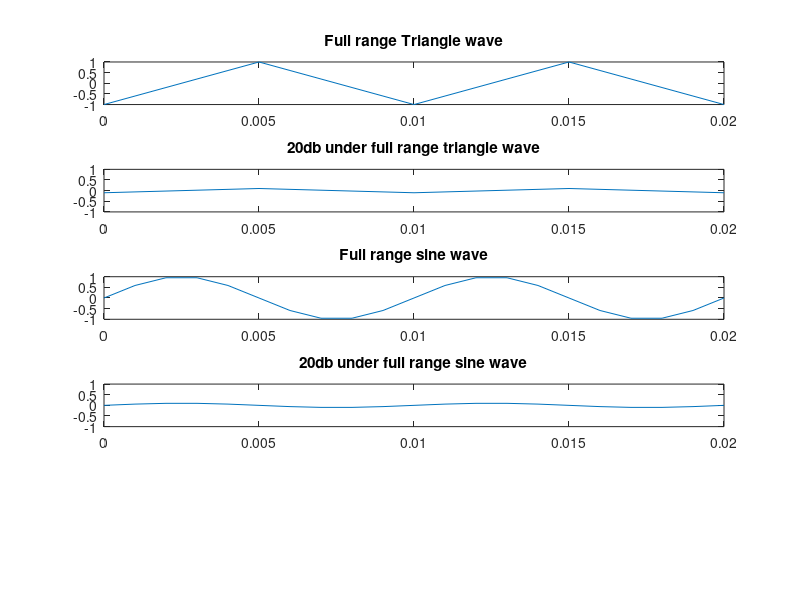

MATLAB code for this plot: (Note: this script raises an error after producing the figure.)
%--------------------------------------------------------------------------
%               Audio- / Videosignalverarbeitung
%               TU Ilmenau
%
%               Polo, Franco
%               Ribecky, Sebastian
%
%               2014
%
%               HW 01
%               
%--------------------------------------------------------------------------

clear all;
close all;
commandwindow;
clc;

%alina.rubina@tu-ilmenau.de
%Helmholtbau, H3522
%Seminar: Sr K 2026 Donn 09.00-10.30


%--------------------------------------------------------------------------
%           Homework assignment 1/3
%           Signals generation
%--------------------------------------------------------------------------

f=100;
T =1*(1/f);
Fs = f/0.1;
%Fn=f/Fs=0.1;
dt = 1/Fs;
t = 0:dt:2*T;

%Full range Triangle wave
x1 = sawtooth(2*pi*f*t,0.5);
figure(1)
set(gcf, 'name', 'Waves')
subplot (5,1,1),
plot(t,x1)
title('Full range Triangle wave')

%20db under full range triangle wave
x2 = 0.1*sawtooth(2*pi*f*t, 0.5);
figure(1)
subplot (5,1,2),
plot(t,x2)
axis ([0,(2*T),-1,1])
title('20db under full range triangle wave')

%Full range sine wave
y1=sin(2*pi*f*t);
figure(1)
subplot (5,1,3),
plot(t,y1)
title('Full range sine wave')

%20db under full range sine wave
y2=0.1*sin(2*pi*f*t);
figure(1)
subplot (5,1,4),
plot(t,y2)
axis ([0,(2*T),-1,1])
title('20db under full range sine wave')

%Audio signal
[s, Fs] = wavread('Imperial March_12.wav');
for i=1:75000
    sh(i) = s(i);
end
figure(1)
subplot (5,1,5),
plot(s),axis tight,grid on
title('Audio signal')


%What is the difference between full and under full range signals?
%Less Amplitude (?)

%--------------------------------------------------------------------------
%           Homework assignment 2/3
%           Quantization and reconstruction
%--------------------------------------------------------------------------

%stepsize
q = (1-(-1))/(2^8);

%16 bit mid-rise quantizer

%quantized full range triangle wave
xq1a = floor (x1/q);

%decodified signal
x1a = xq1a*q;
figure(2)
set(gcf, 'name', 'Mid-Rise quantization')
subplot(5,1,1),
plot(t,x1a)
title('Dequantized full range triangle wave')
%quantization error
qex1a = x1a-x1;

%quantized 20dB below full range triangle wave
xq2a = floor (x2/q);

%decodified signal
x2a = xq2a*q;
figure(2)
subplot(5,1,2),
plot(t,x2a)
title('Dequantized 20dB below full range triangle wave')
%quantization error
qex2a = x2a-x2;

%quantized full range sine wave
yq1a = floor (y1/q);

%decodified signal
y1a = yq1a*q;
figure(2)
subplot(5,1,3),
plot(t,y1a)
title('Dequantized full range sine wave')
%quantization error
qey1a = y1a-y1;

%quantized 20dB below full range sine wave
yq2a = floor (y2/q);

%decodified signal
y2a = yq2a*q;
figure(2)
subplot(5,1,4),
plot(t,y2a)
title('Dequantized 20dB below full range sine wave')
%quantization error
qey2a = y2a-y2;

%quantized audio signal
sqa = floor (s/q);

%decodified signal
sa = sqa*q;
figure(2)
subplot(5,1,5),
plot(sa)
title('Dequantized audio signal')
%quantization error
qesa = sqa-s;



%16 bit mid-tread quantizer

%quantized full range triangle wave
xq1b = round (x1/q);

%decodified signal
x1b = xq1b*q;
figure(3)
set(gcf, 'name', 'Mid-Tread')
subplot(5,1,1),
plot(t,x1b)
title('Dequantized full range triangle wave')
%quantization error
qex1b = x1b-x1;

%quantized 20dB below full range triangle wave
xq2b = round (x2/q);
xq1b = round (x1/q);

%decodified signal
x2b = xq2b*q;
figure(3)
subplot(5,1,2),
plot(t,x2b)
title('Dequantized 20dB below full range triangle wave')
%quantization error
qex2b = x2b-x2;

%quantized full range sine wave
yq1b = round (y1/q);
xq1b = round (x1/q);

%decodified signal
y1b = yq1b*q;
figure(3)
subplot(5,1,3),
plot(t,y1b)
title('Dequantized full range sine wave')
%quantization error
qey1b = y1b-y1;

%quantized 20dB below full range sine wave
yq2b = round (y2/q);
xq1b = round (x1/q);

%decodified signal
y2b = yq2b*q;
figure(3)
subplot(5,1,4),
plot(t,y2b)
title('Dequantized 20dB below full range sine wave')
%quantization error
qey2b = y2b-y2;

%quantized audio signal
sqb = round (s/q);
xq1b = round (x1/q);
%decodified signal
sb = sqb*q;
figure(3)
subplot(5,1,5),
plot(sb)
title('Dequantized audio signal')
%quantization error
qesb = sqb-s;



%Which quantization is better and why?
%The mid-rise can be seen as more accurate, because very small values are always quantized to half the
%quantization interval, so it reacts to very small input values, but the mid-tread can save bit-rate 
%because it always quantizes very small values to zero. 
%The expectation of the quantization error power for large signals stays the same for both types.



%uLaw quantization

A=1;
mu=255;

%Full range triangular wave
for i=1:length(x1)
   if x1(i) >= 0
    sign (i) = 1;
   else sign (i)= -1;
   end
   
   x1u(i)= sign (i)*((log(1+(255*abs(x1(i)/max(x1)))))/(log(1+255)));
  
end

index = round((2^8)*x1u);
x1ud = index / (2^8);

for i=1:length(x1)
   if x1(i) >= 0
    sign (i) = 1;
   else sign (i)= -1;
   end
   
   x1_mu (i)= sign(i)*((256^(abs(x1ud(i))))-1)*(max(x1)/255);
  
end

figure(4)
set(gcf, 'name', 'uLaw')
subplot(5,1,1),
plot(t,x1_mu)
title('De-Quantized full range triangle wave')

%20db under full range triangular wave
for i=1:length(x2)
   if x2(i) >= 0
    sign (i) = 1;
   else sign (i)= -1;
   end
   
   x2u(i)= sign (i)*((log(1+(255*abs(x2(i)/max(x2)))))/(log(1+255)));
  
end

index = round((2^8)*x2u);
x2ud = index/(2^8);

for i=1:length(x2)
   if x1(i) >= 0
    sign (i) = 1;
   else sign (i)= -1;
   end
   
   x2_mu (i)= sign(i)*((256^(abs(x2ud(i))))-1)*(max(x2)/255);
  
end

figure(4)
subplot(5,1,2),
plot(t,x2_mu)
title('De-Quantized 20 under full range triangle wave')

%Full range sine wave
for i=1:length(y1)
   if y1(i) >= 0
    sign (i) = 1;
   else sign (i)= -1;
   end
   
   y1u(i)= sign (i)*((log(1+(255*abs(y1(i)/max(y1)))))/(log(1+255)));
  
end

index = round((2^8)*y1u);
y1ud = index / (2^8);

for i=1:length(y1)
   if y1(i) >= 0
    sign (i) = 1;
   else sign (i)= -1;
   end
   
   y1_mu (i)= sign(i)*((256^(abs(y1ud(i))))-1)*(max(y1)/255);
  
end

figure(4)
set(gcf, 'name', 'uLaw')
subplot(5,1,3),
plot(t,y1_mu)
title('De-Quantized full range sine wave')


%20db under full range triangular wave
for i=1:length(y2)
   if y2(i) >= 0
    sign (i) = 1;
   else sign (i)= -1;
   end
   
   y2u(i)= sign (i)*((log(1+(255*abs(y2(i)/max(y2)))))/(log(1+255)));
  
end

index = round((2^8)*y2u);
y2ud = index/(2^8);

for i=1:length(y2)
   if y2(i) >= 0
    sign (i) = 1;
   else sign (i)= -1;
   end
   
   y2_mu (i)= sign(i)*((256^(abs(y2ud(i))))-1)*(max(y2)/255);
  
end

figure(4)
subplot(5,1,4),
plot(t,y2_mu)
title('De-Quantized 20 under full range sine wave')


%Audio
for i=1:length(sh)
   if sh(i) >= 0
    sign (i) = 1;
   else sign (i)= -1;
   end
   
   shu(i)= sign (i)*((log(1+(255*abs(sh(i)/max(sh)))))/(log(1+255)));
  
end

index = round((2^8)*shu);
shud = index/(2^8);

for i=1:length(sh)
   if sh(i) >= 0
    sign (i) = 1;
   else sign (i)= -1;
   end
   
   sh_mu (i)= sign(i)*((256^(abs(shud(i))))-1)*(max(sh)/255);
  
end

figure(4)
subplot(5,1,5),
plot(sh_mu)
title('De-Quantized audio wave')




%SNR for all Signals

%Mid-rise

%Full range triangular wave mid-rise
SNRx1a_db = 10*log((var(x1))/(var(qex1a)));

%20dB under full range triangular wave mid-rise
SNRx2a_db = 10*log((var(x2))/(var(qex2a)));

%Full range sine wave mid-rise
SNRy1a_db = 10*log((var(y1))/(var(qey1a)));

%20dB under full range sine wave mid-rise
SNRy2a_db = 10*log((var(y2))/(var(qey2a)));

%Audio mid-rise
SNRsa_db = 10*log((var(sa))/(var(qesa)));

%Mid-tread

%Full range triangular wave mid-tread
SNRx1b_db = 10*log((var(x1))/(var(qex1b)));

%20dB under full range triangular wave mid-tread
SNRx2b_db = 10*log((var(x2))/(var(qex2b)));

%Full range sine wave mid-tread
SNRy1b_db = 10*log((var(y1))/(var(qey1b)));

%20dB under full range sine wave mid-tread
SNRy2b_db = 10*log((var(y2))/(var(qey2b)));

%Audio mid-tread
SNRsb_db = 10*log((var(sb))/(var(qesb)));

%uLaw quantization

%Full range triangular wave
qex1u = x1_mu-x1;
SNRx1u_db = 10*log((var(x1))/(var(qex1u)));

%20dB under full range triangular wave
qex2u = x2_mu-x2;
SNRx2u_db = 10*log((var(x2))/(var(qex2u)));

%Full range sine wave
qey1u = y1_mu-y1;
SNRy1u_db = 10*log((var(y1))/(var(qey1u)));

%20dB under full range sine wave
qey2u = y2_mu-y2;
SNRy2u_db = 10*log((var(y2))/(var(qey2u)));

%Audio wave
qesu = sh_mu-sh;
SNRsu_db = 10*log((var(s))/(var(qesu)))